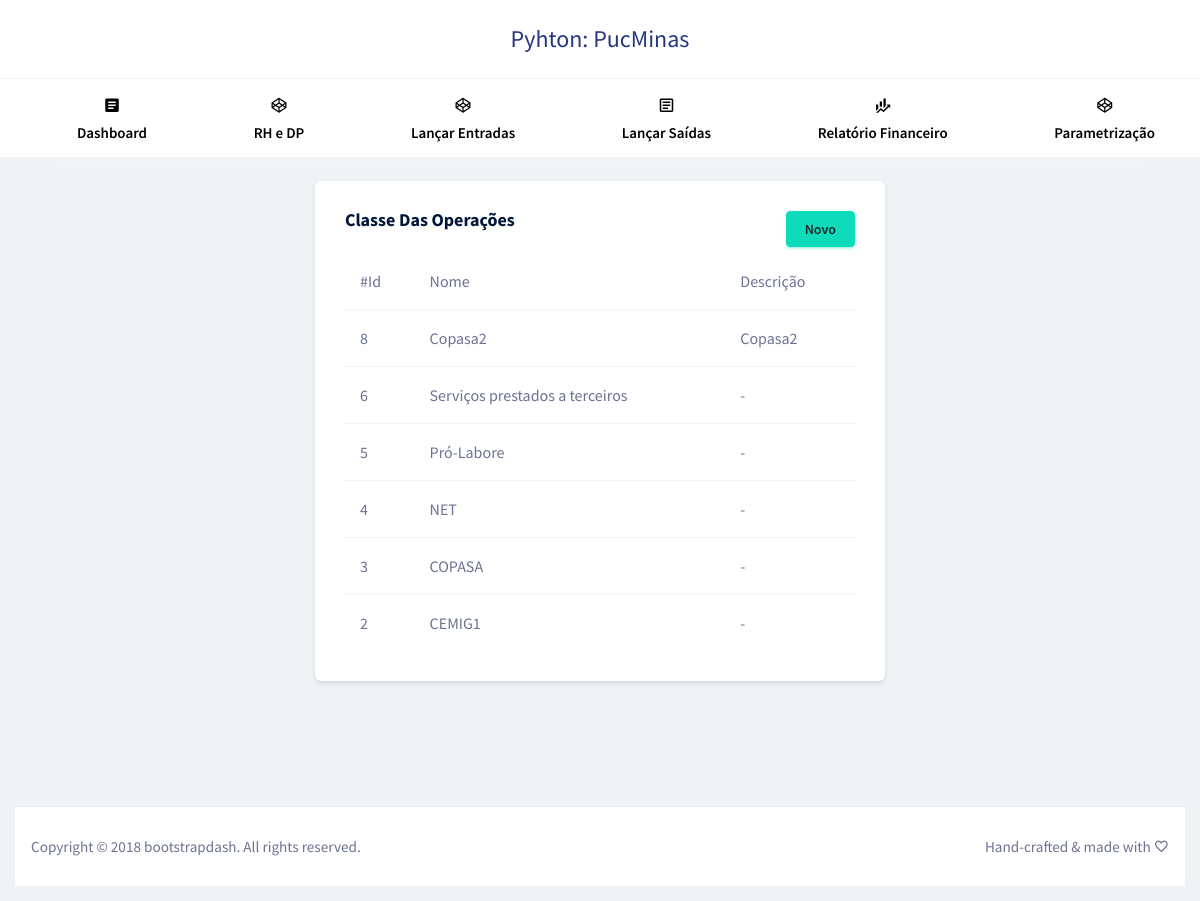
/classificacao-operacao/, run on the app's committed database.
### aplicacao/models/classificacaoOperacao.py (models this page shows, shortened)
class ClassificacaoOperacao(models.Model):
	nome = models.CharField(max_length=30)
	descricao = models.CharField(max_length=30)

### aplicacao/views/view_classificacaoOperacao.py (the view)
def index(request):
    returnedObjects = ClassificacaoOperacao.objects.all().order_by('-id')
    dados = {"returnedObjectsList": returnedObjects}
    return render(request, "classificacao-operacao/listar.html", dados)

### aplicacao/templates/classificacao-operacao/listar.html
{% extends 'layout/app.html' %}
{% block xpto %}
<div class="row justify-content-md-center">
	<div class="col-6 grid-margin stretch-card">
		<div class="card">
			<div class="card-body">
				<div class="row">
					<div class="col-6"><h4 class="card-title">Classe das Operações</h4></div>
					<div class="col-6" style="text-align:right"><a href="{% url 'classificacao-operacao.create' %}" type="button" class="btn btn-success">Novo</a></div>
				</div>
				{% if returnedObjectsList %}
						<div class="table-responsive">
							<table class="table table-hover">
								<thead>
									<tr>
										<th>#Id</th>
										<th>Nome</th>
										<th>Descrição</th>
									</tr>
								</thead>
								<tbody>
								{% for object in returnedObjectsList %}
									<tr style="cursor:pointer" onclick="window.location='{% url 'classificacao-operacao.show' object.id %}'">
										<td>{{ object.id }}</td>
										<td>{{ object.nome }}</td>
										<td>{{ object.descricao }}</td>
									</tr>
								{% endfor %}
								</tbody>
							</table>
						</div>
				{% else %}
					<p>Não há pessoas cadastradas.</p>
				{% endif %}
			</div>
		</div>
	</div>
</div>
{% endblock %}

### data on the page
ClassificacaoOperacao: id "8", nome "Copasa2", descricao "Copasa2"
ClassificacaoOperacao: id "6", nome "Serviços prestados a terceiros", descricao "-"
ClassificacaoOperacao: id "5", nome "Pró-Labore", descricao "-"
ClassificacaoOperacao: id "4", nome "NET", descricao "-"
ClassificacaoOperacao: id "3", nome "COPASA", descricao "-"
ClassificacaoOperacao: id "2", nome "CEMIG1", descricao "-"
